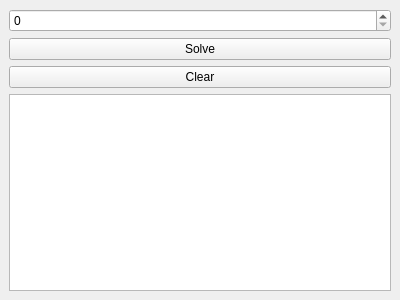
<?xml version="1.0" encoding="UTF-8"?>
<ui version="4.0">
 <class>MainWindow</class>
 <widget class="QMainWindow" name="MainWindow">
  <property name="geometry">
   <rect>
    <x>0</x>
    <y>0</y>
    <width>400</width>
    <height>300</height>
   </rect>
  </property>
  <property name="windowTitle">
   <string>Hanoi Tower</string>
  </property>
  <widget class="QWidget" name="centralwidget">
   <layout class="QVBoxLayout" name="verticalLayout">
    <item>
     <widget class="QSpinBox" name="spinBox">
      <property name="maximum">
       <number>18</number>
      </property>
     </widget>
    </item>
    <item>
     <widget class="QPushButton" name="solveButton">
      <property name="text">
       <string>Solve</string>
      </property>
     </widget>
    </item>
    <item>
     <widget class="QPushButton" name="clearButton">
      <property name="text">
       <string>Clear</string>
      </property>
     </widget>
    </item>
    <item>
     <widget class="QTextEdit" name="textEdit"/>
    </item>
   </layout>
  </widget>
 </widget>
 <resources/>
 <connections/>
</ui>
